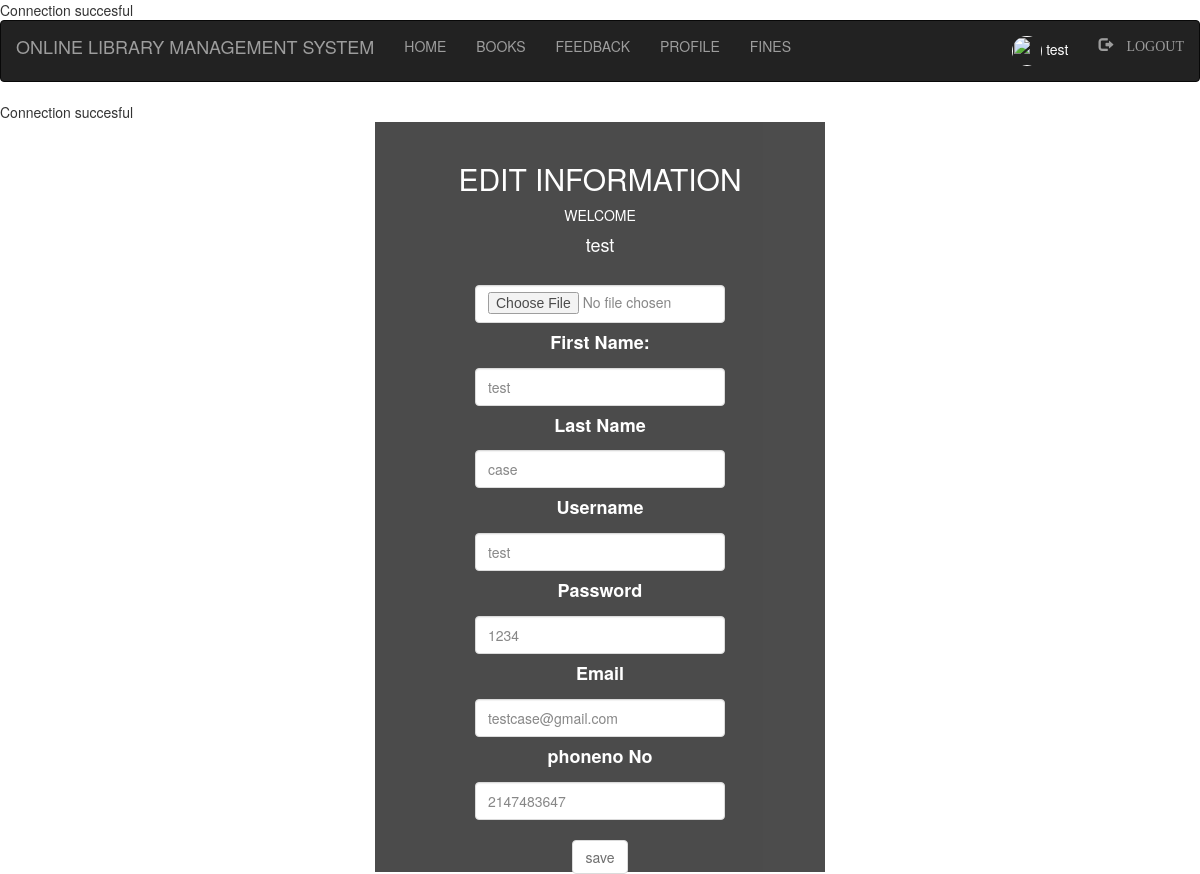
Page /student/edit.php (signed in) on the committed database.
### tables this page shows
CREATE TABLE `student` (
  `id` int(100) NOT NULL,
  `first` varchar(100) NOT NULL,
  `last` varchar(100) NOT NULL,
  `username` varchar(100) NOT NULL,
  `password` varchar(100) NOT NULL,
  `rollno` int(100) NOT NULL,
  `email` varchar(100) NOT NULL,
  `phoneno` int(250) NOT NULL,
  `semester` int(100) NOT NULL,
  `pic` int(250) NOT NULL
);

### student/edit.php (the view, shortened to what this page needs)
<?php
	include "navbar.php";
	include "connection.php";
?>
<!DOCTYPE html>
<html>
<head>
</head>
<body style="background-image:url(images/33.jpg);">
     <div class="form1">
	<br><h2 style="text-align: center;color: #fff;">EDIT INFORMATION</h2>
	<?php
		$sql = "SELECT * FROM student WHERE username='$_SESSION[login_user]'";
		$result = mysqli_query($db,$sql) or die (mysql_error());
		while ($row = mysqli_fetch_assoc($result))
		{
			$first=$row['first'];
			$last=$row['last'];
			$username=$row['username'];
			$password=$row['password'];
			$email=$row['email'];
			$phoneno=$row['phoneno'];
		}
	?>
	<div class="profile_info" style="text-align: center;">
		<span style="color: white;">WELCOME</span>
		<h4 style="color: white;"><?php echo $_SESSION['login_user']; ?></h4>
	</div><br>
		<form action="" method="post" enctype="multipart/form-data" style="left-margin:50px;">
		<input class="form-control" type="file" name="file">
		<label><h4><b>First Name: </b></h4></label>
		<input class="form-control" type="text" name="first" value="<?php echo $first; ?>">
		<label><h4><b>Last Name</b></h4></label>
		<input class="form-control" type="text" name="last" value="<?php echo $last; ?>">
		<label><h4><b>Username</b></h4></label>
		<input class="form-control" type="text" name="username" value="<?php echo $username; ?>">
		<label><h4><b>Password</b></h4></label>
		<input class="form-control" type="text" name="password" value="<?php echo $password; ?>">
		<label><h4><b>Email</b></h4></label>
		<input class="form-control" type="text" name="email" value="<?php echo $email; ?>">
		<label><h4><b>phoneno No</b></h4></label>
		<input class="form-control" type="text" name="phoneno" value="<?php echo $phoneno; ?>">
		<br>
			<button class="btn btn-default" type="submit" name="submit">save</button>
	</form>
</div>
</body>
</html>

### student/style.css (style rules this page uses)
html, body, div, span, object, iframe, h1, h2, h3, h4, h5, h6, p, blockquote, pre, abbr, address, cite, code, del, dfn, em, img, ins, kbd, q, samp, small, strong, sub, sup, var, b, i, dl, dt, dd, ol, ul, li, fieldset, form, label, legend, table, caption, tbody, tfoot, thead, tr, th, td, article, aside, canvas, details, figcaption, figure, footer, header, hgroup, menu, nav, section, summary, time, mark, audio, video { margin:0; padding:0; border:0; outline:0; font-size:100%; vertical-align:baseline; background:transparent; }
body { line-height:1; }
input, select { vertical-align:middle; }
input { height: 25px; width: 300px; }

### student/edit.php (style rules this page uses)
.form-control { width:250px; height: 38px; margin:auto; }
.form1 { width:450px; height:750px; text-align: center; background-color: black; opacity:0.7; margin:auto; }
label { color: white; }

### rows in the picture
student: first "test", last "case", username "test", password "1234", email "testcase@gmail.com", phoneno "2147483647"

### other values in the picture
$_SESSION['login_user'] "test"
